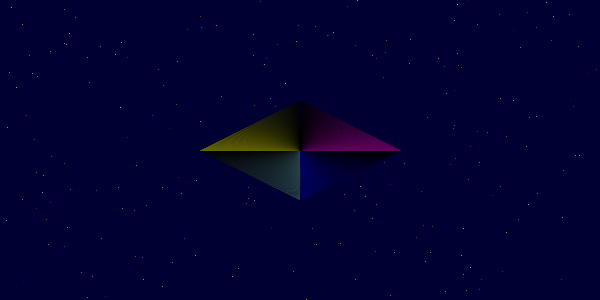
Frame 1 (no input)
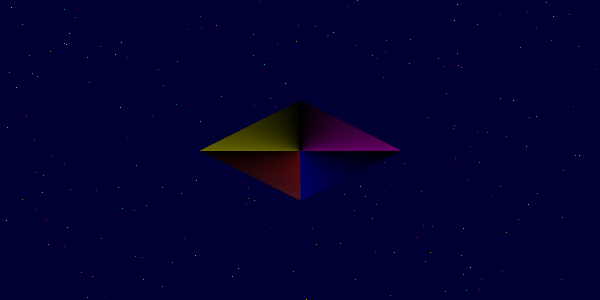
Frame 60 (the mouse pressed at the canvas centre just before this capture)
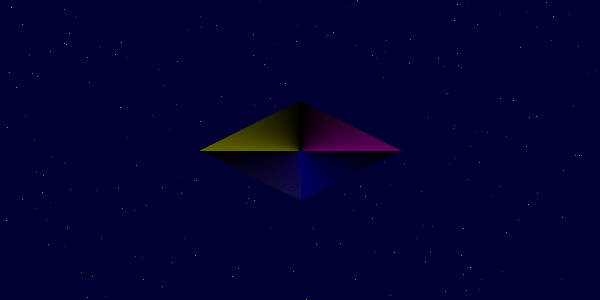
Frame 120 (the mouse held since frame 60 and released just before this capture)

The Processing sketch that drew these frames (run headless with seeded random() and noise(); from frame 60 on, the mouse is pressed at the canvas centre):

// Processing sketch: blue_sky_3
// ── blue_sky_3.pde
void setup()
{
  size(600,300);
  background(0,0,50);
  //STARS
  for(int i=0;i<200;i+=1) //POWTARZAJ
  {
    float R=random(255);
    float G=random(255);
    float B=random(255);
    stroke(R,G,B);
    point(random(width),random(height));
  }
}

void draw()
{
  //side A
  int topX=width/2;
  int topY=height/2;
  float fR=random(1);
  float fG=random(1);
  float fB=random(1);
  for(int i=0;i<100;i++)
  {
    stroke(fR*i,fG*i,fB*i);
    line(topX,topY,topX-100+i,topY+i/2);
  }
  for(int i=0;i<100;i++)
  {
    stroke(0,0,i);
    line(topX,topY,topX+100-i,topY+i/2);
  }
  for(int i=0;i<100;i++)
  {
    stroke(100-i,100-i,0);
    line(topX,topY,topX-100+i,topY-i/2);
  }
  for(int i=0;i<100;i++)
  {
     stroke(100-i,0,100-i);
    line(topX,topY,topX+100-i,topY-i/2);
  }
}
